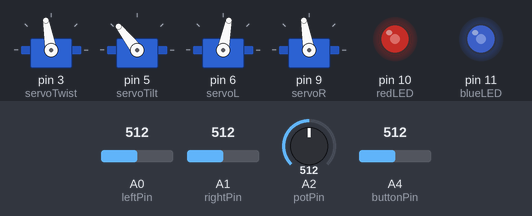
The sketch below on a simulated Arduino Uno, built with avr-gcc and run on an emulated ATmega328P. Parts: 4 × servo, output pins drawn as LEDs (lit = HIGH). The test bench sets the inputs (shaded band); at power-on: A0 (leftPin) = 512, A1 (rightPin) = 512, A2 (potPin) = 512, A4 (buttonPin) = 512. Random numbers use the default seed unless the sketch sets one.

Above: at 1.2 s.
1.3 s: A0 (leftPin) set to 538
At 1.72 s:
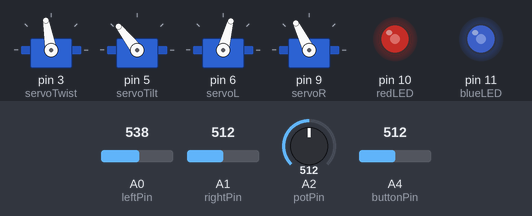
At 3.1 s:
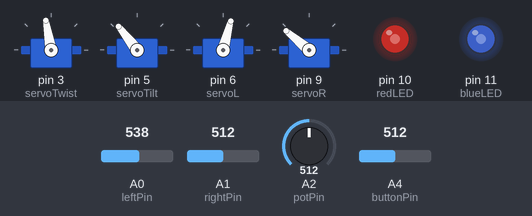
3.8 s: A1 (rightPin) set to 716
At 6.1 s:
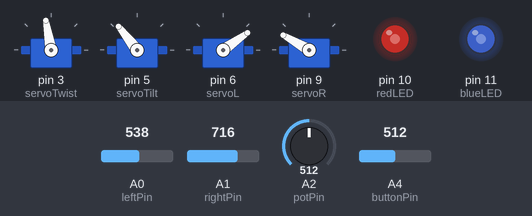
6.8 s: A2 (potPin) set to 716
At 9.6 s:
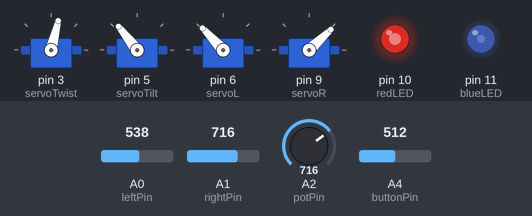
9.8 s: A4 (buttonPin) set to 1010
12.3 s: A4 (buttonPin) set to 983
15.3 s: A0 (leftPin) set to 346
18.3 s: A0 (leftPin) set to 313
Timing chart, 0 to 25.1 s (numbered marks = the images above; inputs shaded):
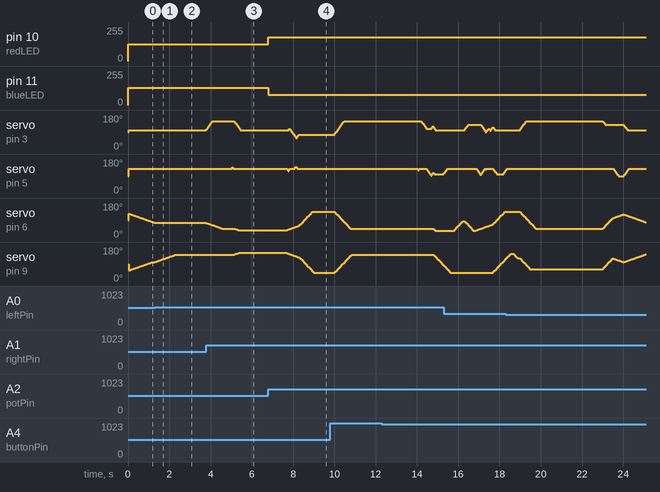

The sketch:

WorryBird2Galileo.ino
```cpp
#include <Servo.h>

Servo servoTwist;  // create servo object to control a servo
Servo servoTilt;  // create servo object to control a servo
Servo servoL;  // create servo object to control a servo
Servo servoR;  // create servo object to control a servo

int leftPin = 0;  // analog pin used to connect the left sensor
int potPin = 2;  // analog pin used to connect the potentiometer
int rightPin = 1;  // analog pin used to connect the right sensor
int buttonPin = 4;  // analog pin used to connect the button
int color = 0;

boolean gotTweet = false;


//bird #1
/*
int twistMax = 162;  //Right
int twistMin = 2;    //Left
int twistCenter = 82;

int tiltMax = 135;    //left ear down
int tiltMin = 77;     //right ear down
int tiltCenter = 103;

int lWingMax = 160;  // Down!
int lWingMin = 55;   // Up!

int rWingMax = 150; //UP
int rWingMin = 35;  //DOWN
*/


//bird #2

int twistMax = 175;  //Right
int twistMin = 30;    //Left
int twistCenter = 100;

int tiltMax = 161;    //left ear down
int tiltMin = 84;     //right ear down
int tiltCenter = 128;

int lWingMax = 140;  // Down!
int lWingMin = 35;   // Up!

int rWingMax = 150; //UP
int rWingMin = 45;  //DOWN

////////////////////////////////

int valL=0;  // variable to read the value from the analog pin
int valLOld=0;  //to hold last sensor value
int valR=0;
int valROld=0;
int valPot=0;
int valPotOld=0;
int tweetButton = 0;


int mood = 500;

unsigned long previousMillis = 0;
const int interval = 25;  // for timing the servo
unsigned long tiltTimerOld = 0;


///////////////////
int twist = 100;//82; //
int tilt = 128; //103; //
int lWing = 125; //155; //
int rWing = 55; //45; //

int twistTarget = 100; //82; //
int tiltTarget = 128; //103; //
int lTarget = 125; //155; //
int rTarget = 55; //45; //


int wingSpeed = 1;   ///////for servo damping
int twistSpeed = 4;
int tiltSpeed = 4;


//
unsigned long timer = 0;
unsigned long timerOld = 0;
unsigned long tiltTimer = 0;
long timeLimit = 0;  ///  this will be the number in milliseconds for the gesture movement interval- will change with each gesture
unsigned long tempTimeLimit = 0; /// tempTimeLimit will be the incrementer.
int gesturePos = 0; ////////for counting through the position array.
int state = 0;  //will use this to select gestures from a list
long moodmap = 0;

int motionPosSelect = 0;
int selectRandom = 0;

int redLED = 10;  //pins for LEDs
int blueLED = 11;


void setup()
{
  //////////////////////////////////
  //Serial.begin(9600);
  ///////////////////////////////////

  pinMode(redLED, OUTPUT);
  pinMode(blueLED, OUTPUT);

  servoTwist.attach(3);
  servoTilt.attach(5);
  servoL.attach(6);
  servoR.attach(9);

}

void loop() {

unsigned long currentMillis = millis();

if (gotTweet == true){
 tweetGesture();

}


  valL = analogRead(leftPin);          // reads the value of the potentiometer (value between 0 and 1023)
  valL = map(valL, 0, 1023, 0, 100);     // scale it to make it useful later.
  valR = analogRead(rightPin);          // reads the value of the potentiometer (value between 0 and 1023)
  valR = map(valR, 0, 1023, 0, 100);
  valPot = analogRead(potPin);          // reads the value of the potentiometer (value between 0 and 1023)
  tweetButton = analogRead(buttonPin);

  mood = map(valPot, 0, 1023, 10, 10000);
  color = map(valPot, 0, 1023, 0, 255);//// to send to LEDS

  if (tweetButton > 1000){
   gotTweet = true;
  }

  timer = (currentMillis - timerOld);
  tiltTimer = (currentMillis - tiltTimerOld);

  if (timer > 10000){
     timerOld = (currentMillis - 1000);
     tiltTimer = (currentMillis - 1000);

  }


//////////////////////////control the lights

analogWrite(redLED, (color));
analogWrite(blueLED, (255-color));

  /////////////////reset timer sensors read big move  - adjust values until it feels right.
  if ((valL - valLOld) > 20){
   timerOld = currentMillis;
   tiltTimerOld = currentMillis;
  }

  if ((valL - valLOld) < -20){
   timerOld = currentMillis;
   tiltTimerOld = currentMillis;
  }

  if ((valR - valROld) > 20){
    timerOld = currentMillis;
    tiltTimerOld = currentMillis;
  }

  if ((valR - valROld) < -20){
    timerOld = currentMillis;
    tiltTimerOld = currentMillis;
  }


  valLOld = valL;
  valROld = valR;
  valPotOld = valPot;


  if (timer < 5000){  ////  at start and if sensor sees big change, look left or right - toward sensor that changed?  THIS NEEDS TO BE FIGURED OUT
     if (valR - valL > 10){  //// if right sensor is significantly greater
       twistTarget = 150;  ///  135; // look right
     }

     else if (valL - valR > 10){  //// right sensor is significantly greater
     twistTarget = 65; //45;  //
     }


   else{
     twistTarget = 100; //82; //
   }
          if (valR > 50){lTarget = 45;}//(65);}       //////////wings respond to sensors too.
       else if (valR > 35){lTarget = 75;}//(85);}
       else if (valR > 25){lTarget = 105;}//(115);}
       else {lTarget = 145;}//(155);}

         if (valL > 50){rTarget = (140);}  ////////////////////revisit for bird 2!!!!!!!!!!
       else if (valL > 35){rTarget = (100);}
       else if (valL > 25){rTarget = (65);}
       else {rTarget = (45);}
  }

     moodmap = (120 * mood);

  if (timer >=5000){
    if (state == 0){
    motionPosSelect = 0 + (random() %800);
   // Serial.println(motionPosSelect);
      if ((motionPosSelect == 0)||(motionPosSelect == 1)||(motionPosSelect == 2)||(motionPosSelect == 3)){
        tiltTarget = 128;  //103
        twistTarget = twistMin + (random() % (twistMax - twistMin));
        tiltTimerOld = currentMillis;

      //  posY = (random(80,160));
      }
      if ((motionPosSelect == 4)||(motionPosSelect == 5)||(motionPosSelect == 6)||(motionPosSelect == 7)||(motionPosSelect == 8)||(motionPosSelect == 9)||(motionPosSelect == 10)){
        if (tiltTimer > 150){
        tiltTarget = tiltMin + (random() % (tiltMax - tiltMin));
        }
      //  posY = (random(80,160));
      }

      if(motionPosSelect == 20){
          state = 1 + (random() % 4); ////if you roll a 20, then pick a state 1-4  This will start gesture 1, 2, 3 or 4.
      }
    }

    if(state > 0){  /////if a state is selected above, 1, 2 or 3, do gesture 1, 2, or 3.
      switch(state){
      case 1:
        gesture1();
        break;

      case 2:
        gesture2();
        break;

      case 3:
        gesture3();
        break;

      case 4:
        gesture4();
        break;
      }
    }
  }
  if(currentMillis - previousMillis > interval) {      // Issue command only if desired position changes
previousMillis = currentMillis;
updateMotors();
  }
}

////////////////////////////////////////external functions//////////////////////

///////////////////////////////////////////////gesture1 prog/////////////////////////////

//bird # 1 gesture 1
/*
int gestureTwist1[] = {82, 82,82};
int gestureTilt1[] = {103, 103,103};
int gestureLWing1[] =  { 145, 55, 145};
int gestureRWing1[] =  { 45, 150, 45};
const int gesture1Count = 2; ///////////how many numbers are in the array -1?
*/

//bird #2 gesture 1
int gestureTwist1[] = {100, 100,100};
int gestureTilt1[] = {128, 128,128};
int gestureLWing1[] =  { 135, 35, 135};
int gestureRWing1[] =  { 45, 150, 45};
const int gesture1Count = 2; ///////////how many numbers are in the array -1?

/////////////////////////////////////////////////////////////////////////////////////////


void gesture1()///////////////////////////////////////////////GESTURE1/////////////////////
{
  timeLimit = 2500;  ///number of milliseconds between movement in array.  i.e. how quickly it goes through the list.
  if(millis() > tempTimeLimit){  ////if time has passed
    tempTimeLimit = (millis() + timeLimit); /// increment the time limit to repeat
    gesturePos++;  ///increment the gesture position counter each time the time limit passed
        ////////////////////////////////set the movement targets to the current position in the array/////
    twistTarget = gestureTwist1[gesturePos];
    tiltTarget = gestureTilt1[gesturePos];
    lTarget = gestureLWing1[gesturePos];
    rTarget = gestureRWing1[gesturePos];

  }
  if(gesturePos >= gesture1Count){  //////once the end of the gesture is reached, reset
    gestureReset();
 //   Serial.println('gesture 1');
  }
}
/////////////////////////////////////////////////END OF GESTURE1//////////

//bird #1 gesture 2
/*
int gestureTwist2[] = {82, 82, 82, 82, 100, 110};
int gestureTilt2[] = {103, 115, 103, 103, 103, 103};
int gestureLWing2[] =  { 150, 55, 55, 85, 55, 150};
int gestureRWing2[] =  { 40, 150, 150, 120, 150, 45};
const int gesture2Count = 5; ///////////how many numbers are in the array -1?
*/
///bird #2 gesture 2
int gestureTwist2[] = {100, 100, 100,100 , 130, 130};
int gestureTilt2[] = {128, 100, 128,128, 128, 128};
int gestureLWing2[] =  { 135,35, 35, 65, 35, 135};
int gestureRWing2[] =  { 45,150, 150, 120, 150, 45};
const int gesture2Count = 5; ///////////how many numbers are in the array -1?

/////////////////////////////////////////////////////////////////////////////////////////


void gesture2()///////////////////////////////////////////////GESTURE2/////////////////////
{
  timeLimit = 500;  ///number of milliseconds between movement in array.  i.e. how quickly it goes through the list.
  wingSpeed = 3;
  if(millis() > tempTimeLimit){  ////if time has passed
    tempTimeLimit = (millis() + timeLimit); /// increment the time limit to repeat
    gesturePos++;  ///increment the gesture position counter each time the time limit passed
        ////////////////////////////////set the movement targets to the current position in the array/////
    twistTarget = gestureTwist2[gesturePos];
    tiltTarget = gestureTilt2[gesturePos];
    lTarget = gestureLWing2[gesturePos];
    rTarget = gestureRWing2[gesturePos];

  }
  if(gesturePos >= gesture2Count){  //////once the end of the gesture is reached, reset
    gestureReset();
    wingSpeed = 1;
   // Serial.println('gesture 2');
  }
}
/////// bird #1  gesture 3
/*
int gestureTwist3[] = {82, 82, 82, 82, 100, 100};
int gestureTilt3[] = {103, 90, 103,103, 103, 103};
int gestureLWing3[] =  { 150,65, 65, 95, 60, 150};
int gestureRWing3[] =  { 45, 45, 45, 45, 45, 45};
const int gesture3Count = 5; ///////////how many numbers are in the array -1?
*/

/// bird #2 gesture 3
int gestureTwist3[] = {100, 100, 100,100 , 130, 130};
int gestureTilt3[] = {128, 100, 128,128, 128, 128};
int gestureLWing3[] =  { 130,35, 35, 85, 35, 135};
int gestureRWing3[] =  { 45,45, 45, 45, 45, 45};
const int gesture3Count = 5; ///////////how many numbers are in the array -1?


void gesture3()///////////////////////////////////////////////GESTURE2/////////////////////
{
  timeLimit = 500;  ///number of milliseconds between movement in array.  i.e. how quickly it goes through the list.
  wingSpeed = 3;
  if(millis() > tempTimeLimit){  ////if time has passed
    tempTimeLimit = (millis() + timeLimit); /// increment the time limit to repeat
    gesturePos++;  ///increment the gesture position counter each time the time limit passed
        ////////////////////////////////set the movement targets to the current position in the array/////
    twistTarget = gestureTwist3[gesturePos];
    tiltTarget = gestureTilt3[gesturePos];
    lTarget = gestureLWing3[gesturePos];
    rTarget = gestureRWing3[gesturePos];

  }
  if(gesturePos >= gesture3Count){  //////once the end of the gesture is reached, reset
    gestureReset();
    wingSpeed = 1;
  //  Serial.println('gesture 3');
  }
}
//bird #1 gesture 4
/*
int gestureTwist4[] = {82, 82, 82, 82, 82, 82};
int gestureTilt4[] = {103, 85, 103, 103, 103, 103};
int gestureLWing4[] =  { 155,155, 155, 155, 155, 155};
int gestureRWing4[] =  { 150,120, 145, 120, 150, 45};
const int gesture4Count = 5;
*/
//bird #2 gesture 4
int gestureTwist4[] = {100, 100, 100,100 , 130, 130};
int gestureTilt4[] = {128, 100, 128,128, 128, 128};
int gestureLWing4[] =  { 135,135, 135, 135, 135, 135};
int gestureRWing4[] =  { 150,120, 145, 120, 150, 50};
const int gesture4Count = 5;


  void gesture4()///////////////////////////////////////////////GESTURE2/////////////////////
{
  timeLimit = 500;  ///number of milliseconds between movement in array.  i.e. how quickly it goes through the list.
  wingSpeed = 3;
  if(millis() > tempTimeLimit){  ////if time has passed
    tempTimeLimit = (millis() + timeLimit); /// increment the time limit to repeat
    gesturePos++;  ///increment the gesture position counter each time the time limit passed
        ////////////////////////////////set the movement targets to the current position in the array/////
    twistTarget = gestureTwist4[gesturePos];
    tiltTarget = gestureTilt4[gesturePos];
    lTarget = gestureLWing4[gesturePos];
    rTarget = gestureRWing4[gesturePos];

  }
  if(gesturePos >= gesture4Count){  //////once the end of the gesture is reached, reset
    gestureReset();
    wingSpeed = 1;
 //   Serial.println('gesture 4');
  }
}

//bird#1 tweet gesture
/*
int gestureTwistT[] = {150, 10, 150, 10, 150, 10, 82};
int gestureTiltT[] = {103, 103, 103, 103, 103, 103, 103};
int gestureLWingT[] =  { 65, 85, 65, 95, 65, 85, 155};
int gestureRWingT[] =  { 150,120, 145, 120, 150, 130, 45};
const int gestureTCount = 6;
*/

//bird # 2 tweet gesture
int gestureTwistT[] = {160, 40, 160, 40, 160, 40, 100};
int gestureTiltT[] = {128, 128, 128,128, 128, 128, 128};
int gestureLWingT[] =  { 35,75, 45, 85, 35, 75, 135};
int gestureRWingT[] =  { 150,120, 145, 120, 150, 130, 50};
const int gestureTCount = 6;

void tweetGesture(){
  state = 10;
  timeLimit = 500;  ///number of milliseconds between movement in array.  i.e. how quickly it goes through the list.
  wingSpeed = 3;
  if(millis() > tempTimeLimit){  ////if time has passed
    tempTimeLimit = (millis() + timeLimit); /// increment the time limit to repeat
    gesturePos++;  ///increment the gesture position counter each time the time limit passed
        ////////////////////////////////set the movement targets to the current position in the array/////
    twistTarget = gestureTwistT[gesturePos];
    tiltTarget = gestureTiltT[gesturePos];
    lTarget = gestureLWingT[gesturePos];
    rTarget = gestureRWingT[gesturePos];

  }
  if(gesturePos >= gestureTCount){  //////once the end of the gesture is reached, reset
    gestureReset();
    wingSpeed = 1;
    gotTweet = false;
    //Serial.println('tweet gesture');
  }
}


void gestureReset(){
  gesturePos = 0;  ////////////////////set the gesture position back to zero
  state = 0; //////////////////////////set the state back to 0 - (roll the dice again)
}


void updateMotors(){

   // twistTarget = map(twistTarget, 0, 180, twistMin, twistMax); /////////////////adjust values for servo max & min

  //tiltTarget = map (tiltTarget, 0, 180, tiltMin, tiltMax);
 // lTarget = map(lTarget, 180, 0, lWingMin, lWingMax);
//  rTarget = map(rTarget, 180, 0, rWingMin, rWingMax);


 //increment motor position from current position to target by speed.
  if (twistTarget > twist){
    twist = (twist + twistSpeed);
  }
    if (twistTarget < twist){
    twist = (twist - twistSpeed);
  }

    if (tiltTarget > tilt){
    tilt = (tilt + tiltSpeed);
  }
    if (tiltTarget < tilt){
    tilt = (tilt - tiltSpeed);
  }

      if (lTarget > lWing){
    lWing = (lWing + wingSpeed);
  }
    if (lTarget < lWing){
    lWing = (lWing - wingSpeed);
  }


        if (rTarget > rWing){
    rWing = (rWing + wingSpeed);
  }
    if (rTarget < rWing){
    rWing = (rWing - wingSpeed);
  }


  servoTwist.write(twist);
  servoTilt.write(tilt);
  servoL.write(lWing);
  servoR.write(rWing);
}
```

Measured:
- the behaviour switches between 521 and 522 on A0 (leftPin) (found by bisection; images 0 and 1)
- after the input at 1.3 s, servo on pin 9 (servoR): moves from 100° to 140° over 1.0 s, starting at once
- after the input at 3.8 s, servo on pin 3 (servoTwist): rises from 100° to 148° in 0.29 s, then falls to 100° in 1.4 s
- after the input at 6.8 s, pin 10 (redLED): 127/255 → 178/255 at once; pin 11 (blueLED): 128/255 → 77/255 at once
